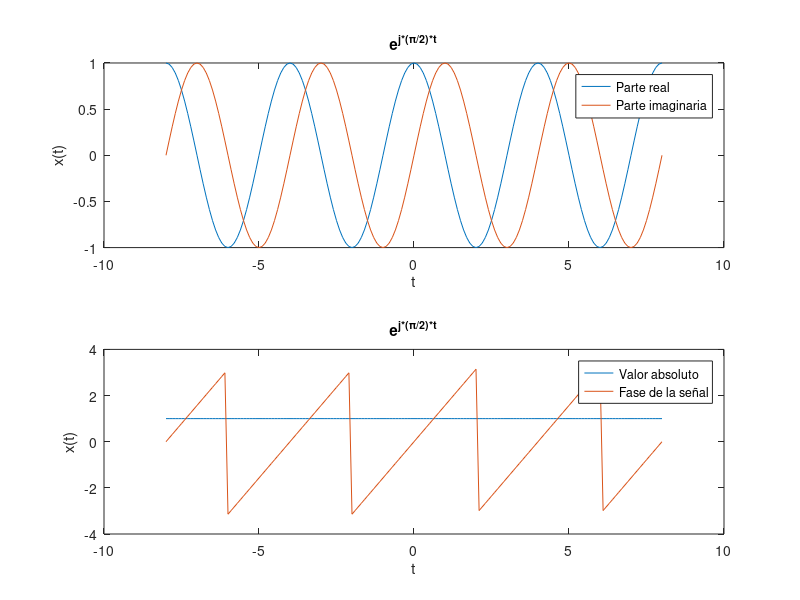

This chart was generated by the following MATLAB code:
inct = 0.1;
t = -8:inct:8;
x_real = real(exp(j*(pi/2)*t));
x_imag = imag(exp(j*(pi/2)*t));
x_abs = abs(exp(j*(pi/2)*t));
x_angle = angle(exp(j*(pi/2)*t));


% Grafica 1
subplot(2,1,1);
plot(t, x_real);
hold on;
plot(t, x_imag);
hold off;
xlabel('t');
ylabel('x(t)');
title('e^{j*(\pi/2)*t}');
legend('Parte real', 'Parte imaginaria')

% Grafica 2
subplot(2,1,2);
plot(t, x_abs);
hold on;
plot(t, x_angle);
hold off;
xlabel('t');
ylabel('x(t)');
title('e^{j*(\pi/2)*t}');
legend('Valor absoluto', 'Fase de la señal');